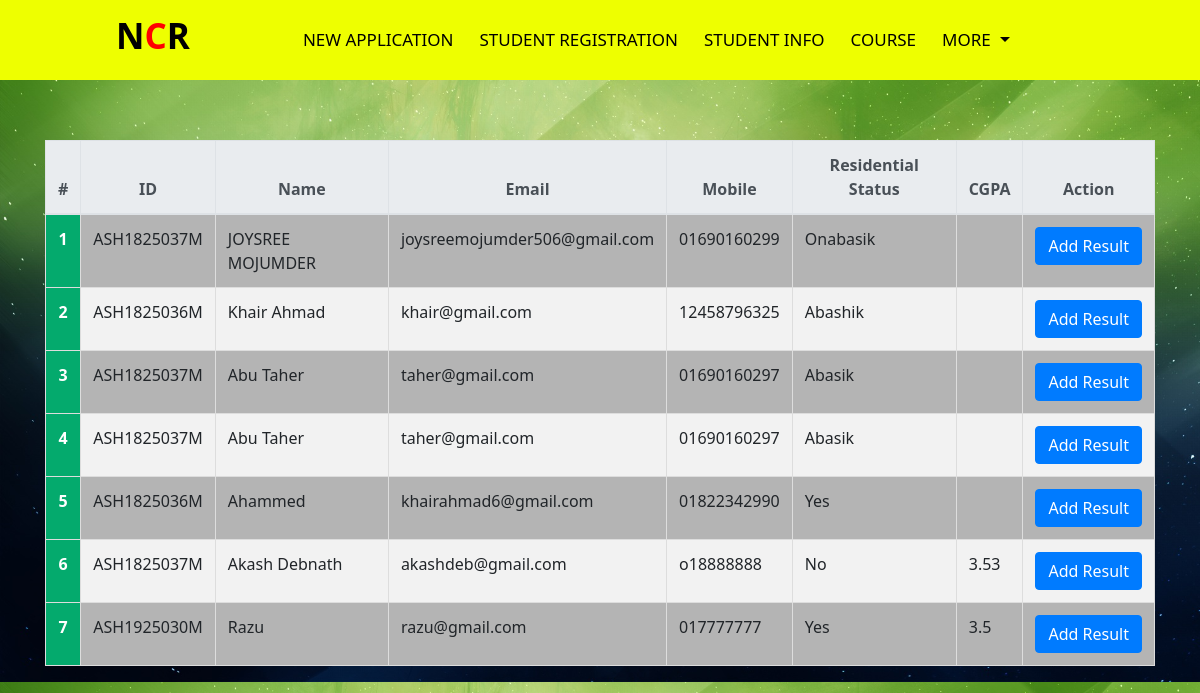
Screenshot of /student_info.php with the database file from the repository.
### tables this page shows
CREATE TABLE `student_details` (
  `Id` int(100) NOT NULL,
  `institute` varchar(50) NOT NULL,
  `Department` text NOT NULL,
  `dept_id` varchar(50) NOT NULL,
  `Name` varchar(50) NOT NULL,
  `father_name` varchar(50) NOT NULL,
  `mother_name` varchar(50) NOT NULL,
  `Year` int(10) NOT NULL,
  `Term` int(10) NOT NULL,
  `session` int(50) NOT NULL,
  `Roll` varchar(100) NOT NULL,
  `cgpa` varchar(50) NOT NULL,
  `hall_id` varchar(50) NOT NULL,
  `res_status` varchar(50) NOT NULL,
  `Email` varchar(50) NOT NULL,
  `Mobile` varchar(11) NOT NULL,
  `Password` varchar(50) NOT NULL,
  `batch01` int(1) DEFAULT 0,
  `batch02` int(1) DEFAULT 0,
  `batch03` int(1) DEFAULT 0,
  `batch04` int(1) DEFAULT 0,
  `approved_for` varchar(10) DEFAULT NULL,
  `co_c_approve_stat` int(1) DEFAULT 0,
  `co_c_approve_by` int(5) DEFAULT NULL,
  `ch_di_approve_stat` int(1) DEFAULT 0,
  `ch_di_approve_by` int(5) DEFAULT NULL,
  `prov_approve_stat` int(1) DEFAULT 0,
  `prov_approve_by` int(5) DEFAULT NULL
);

### student_info.php (the view, shortened to what this page needs)
<!DOCTYPE html>
<html>
<head>
    <link rel="stylesheet" href="style.css">
    <link rel="stylesheet" href="https://maxcdn.bootstrapcdn.com/bootstrap/4.0.0/css/bootstrap.min.css">
<link rel="stylesheet" href="table.css">
  <link rel="stylesheet" href="student_info.css">
</head>
<body>
  <?php
include_once("so_nav.php");
  ?>
<div style="margin-top:5%;">
<div class="col-md-12">
  <div class="container">
    <div>
      <table class="table">
    <thead class="thead-light">
      <tr>
        <th scope="col">#</th>
        <th scope="col">ID</th>
        <th scope="col">Name</th>
        <th scope="col">Email</th>
        <th scope="col">Mobile</th>
        <th scope="col">Residential Status</th>
        <th scope="col">CGPA</th>
        <th scope="col">Action</th>
      </tr>
    </thead>
    <tbody>
      <?php
      include("config.php");
      $i = 0;
          $sel="SELECT * FROM student_details";
          $Q=mysqli_query($con,$sel);
          while($data=mysqli_fetch_assoc($Q)){
      ?>
      <tr>
        <th scope="row"><?php echo ++$i; ?></th>
        <td><?= $data['Roll']; ?></td>
        <td><?= $data['Name']; ?></td>
        <td><?= $data['Email']; ?></td>
        <td><?= $data['Mobile']; ?></td>
        <td><?= $data['res_status']; ?></td>
        <td><?= $data['cgpa']; ?></td>
        <td>
          <a href="studentResults.php" class="btn btn-primary">Add Result</a>
        </td>
      </tr>
    <?php } ?>
    </tbody>
  </table>
  </div>
  </div>
</div>
</body>
</html>

### so_nav.php (shortened to what this page needs)
<!DOCTYPE html>
<html lang="en">
<head>
</head>
  <nav class="navbar navbar-expand-lg" style="color: yellow;">
  <label class="logo">N<span style="color:red;">C</span>R</label>
  <div class="collapse navbar-collapse" id="navbarNavDropdown">
    <ul class="navbar-nav">
      <li class="nav-item">
        <a class="nav-link" href="sectionOfficerMail.php">New Application</a>
      </li>
      <li class="nav-item">
        <a class="nav-link" href="studentsRegistration.php">Student Registration</a>
      </li>
      <li class="nav-item">
        <a class="nav-link" href="student_info.php">Student Info</a>
      </li>
      <li class="nav-item">
        <a class="nav-link" href="addCourse.php">Course</a>
      </li>
      <li class="nav-item dropdown">
        <a class="nav-link dropdown-toggle" href="#" id="navbarDropdownMenuLink" data-toggle="dropdown" aria-haspopup="true" aria-expanded="false">
          More
        </a>
      </li>
    </ul>
  </div>
</nav>
<body>
</body>
</html>

### style.css (style rules this page uses)
* { padding: 0; margin: 0; text-decoration: none; list-style: none; box-sizing: border-box; font-family: 'Segoe UI', Tahoma, Geneva, Verdana, sans-serif; }
body { background-image: url("images/green-sky-nature.jpg"); background-size: cover; }
nav { background: rgb(238, 255, 0); height: 80px; width: 100%; }
label.logo { color: rgb(0, 0, 0); font-size: 35px; line-height: 80px; padding: 0 100px; font-weight: bold; }
nav ul { float: right; margin-right: 20px; }
nav ul li { display: inline-block; line-height: 80px; margin: 0 5px; }
nav ul li a { color: rgb(0, 0, 0); font-size: 17px; padding: 7px 13px; border-radius: 3px; text-transform: uppercase; }

### table.css (style rules this page uses)
table { border-collapse: collapse; width: 70%; }
td, th { border: 1px solid #ddd; padding: 8px; }
table tr:nth-child(even) { background-color: #f2f2f2; }
table tr:nth-child(odd) { background-color: #b4b4b4; }
table th { padding-top: 12px; padding-bottom: 12px; text-align: center; background-color: #04AA6D; color: white; }

### student_info.css (style rules this page uses)
table { border-radius: 5px; }

### rows the page displays
student_details: Roll "ASH1825037M", Name "JOYSREE MOJUMDER", Email "joysreemojumder506@gmail.com", Mobile "01690160299", res_status "Onabasik"
student_details: Roll "ASH1825036M", Name "Khair Ahmad", Email "khair@gmail.com", Mobile "12458796325", res_status "Abashik"
student_details: Roll "ASH1825037M", Name "Abu Taher", Email "taher@gmail.com", Mobile "01690160297", res_status "Abasik"
student_details: Roll "ASH1825037M", Name "Abu Taher", Email "taher@gmail.com", Mobile "01690160297", res_status "Abasik"
student_details: Roll "ASH1825036M", Name "Ahammed", Email "khairahmad6@gmail.com", Mobile "01822342990", res_status "Yes"
student_details: Roll "ASH1825037M", Name "Akash Debnath", Email "akashdeb@gmail.com", Mobile "o18888888", res_status "No", cgpa "3.53"
student_details: Roll "ASH1925030M", Name "Razu", Email "razu@gmail.com", Mobile "017777777", res_status "Yes", cgpa "3.5"
